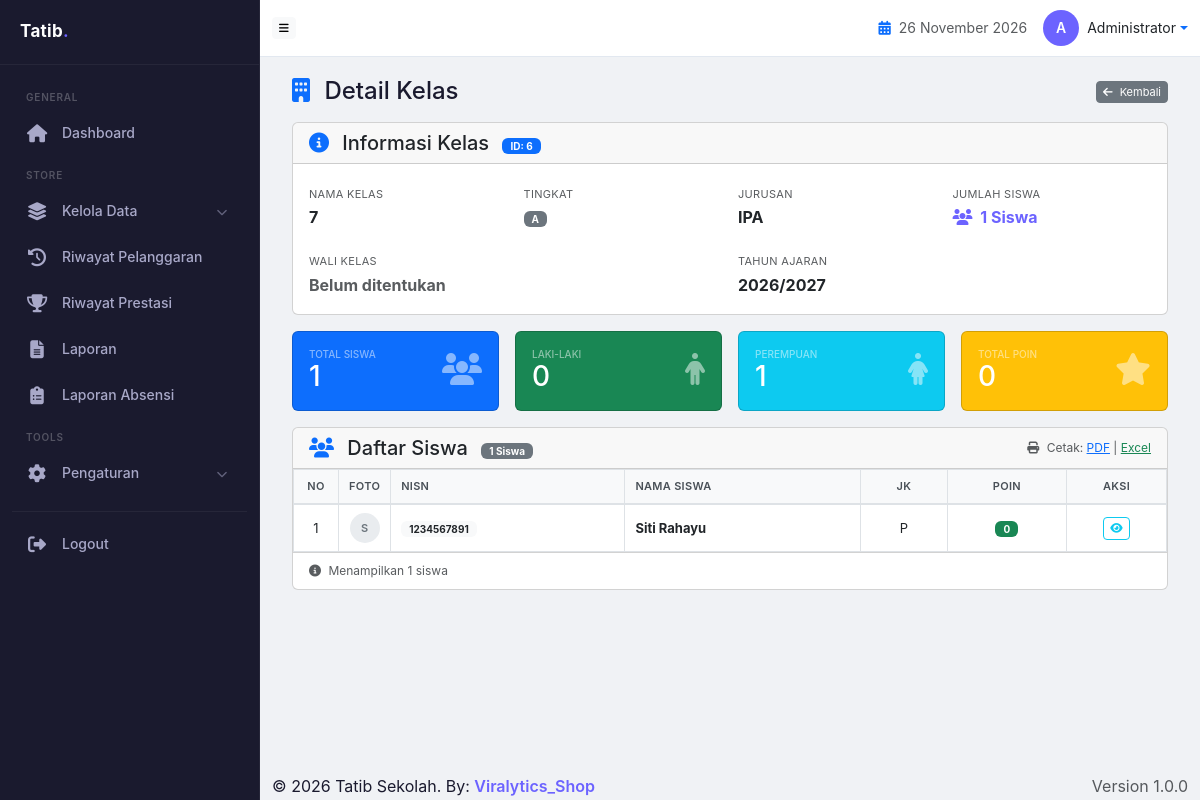
/admin/kelas_detail.php?id=6 (signed in), run on the app's committed database.
### tables this page shows
CREATE TABLE `users` (
  `id` int(11) NOT NULL,
  `username` varchar(50) NOT NULL,
  `password` varchar(255) NOT NULL,
  `nama_lengkap` varchar(100) NOT NULL,
  `nip` varchar(20) DEFAULT NULL,
  `role` enum('admin','guru','bk','walikelas') DEFAULT 'guru',
  `jabatan` varchar(50) DEFAULT NULL,
  `no_hp` varchar(15) DEFAULT NULL,
  `foto` varchar(100) DEFAULT NULL,
  `is_piket` tinyint(1) DEFAULT '0',
  `is_bk` tinyint(1) DEFAULT '0',
  `is_walikelas` tinyint(1) DEFAULT '0',
  `created_at` timestamp NOT NULL DEFAULT CURRENT_TIMESTAMP
);

CREATE TABLE `kelas` (
  `id` int(11) NOT NULL,
  `nama_kelas` varchar(20) NOT NULL,
  `tingkat` varchar(10) DEFAULT NULL,
  `jurusan` varchar(20) DEFAULT NULL,
  `wali_kelas_id` int(11) DEFAULT NULL,
  `tahun_ajaran` varchar(20) DEFAULT NULL,
  `created_at` timestamp NOT NULL DEFAULT CURRENT_TIMESTAMP
);

CREATE TABLE `siswa` (
  `id` int(11) NOT NULL,
  `nisn` varchar(20) NOT NULL,
  `nama_siswa` varchar(100) NOT NULL,
  `kelas_id` int(11) DEFAULT NULL,
  `jenis_kelamin` enum('L','P') DEFAULT NULL,
  `tempat_lahir` varchar(50) DEFAULT NULL,
  `tanggal_lahir` date DEFAULT NULL,
  `alamat` text,
  `no_hp` varchar(15) DEFAULT NULL,
  `poin` int(11) DEFAULT '0',
  `foto` varchar(100) DEFAULT NULL,
  `created_at` timestamp NOT NULL DEFAULT CURRENT_TIMESTAMP
);

### admin/kelas_detail.php (the view, shortened to what the rows shown need)
<?php
include '../includes/config.php';
checkLogin();
$id = isset($_GET['id']) ? (int)$_GET['id'] : 0;
$kelas = getKelasById($id);
$siswa_list = getSiswaByKelas($id);
include '../includes/header.php';
?>
<div class="container-fluid">
    <div class="card mb-3">
        <div class="card-header">
            <h5 class="card-title mb-0">
                <i class="fas fa-info-circle text-primary me-2"></i> Informasi Kelas
                <span class="badge bg-primary ms-2">ID: <?= $kelas['id'] ?></span>
            </h5>
        </div>
        <div class="card-body">
            <div class="row g-3">
                <div class="col-md-3 col-6">
                    <label class="text-muted mb-0" style="font-size: 11px; text-transform: uppercase; letter-spacing: 0.3px;">Nama Kelas</label>
                    <p class="fw-bold mb-0" style="font-size: 16px;"><?= htmlspecialchars($kelas['nama_kelas']) ?></p>
                </div>
                <div class="col-md-3 col-6">
                    <p class="fw-bold mb-0" style="font-size: 16px;">
                        <span class="badge bg-secondary"><?= htmlspecialchars($kelas['tingkat'] ?? '-') ?></span>
                    </p>
                </div>
                <div class="col-md-3 col-6">
                    <label class="text-muted mb-0" style="font-size: 11px; text-transform: uppercase; letter-spacing: 0.3px;">Jurusan</label>
                    <p class="fw-bold mb-0" style="font-size: 16px;"><?= htmlspecialchars($kelas['jurusan'] ?? '-') ?></p>
                </div>
                <div class="col-md-6">
                    <label class="text-muted mb-0" style="font-size: 11px; text-transform: uppercase; letter-spacing: 0.3px;">Tahun Ajaran</label>
                    <p class="fw-bold mb-0" style="font-size: 16px;"><?= htmlspecialchars($kelas['tahun_ajaran'] ?? '-') ?></p>
                </div>
            </div>
        </div>
    </div>
    <div class="card">
        <div class="card-body p-0">
            <div class="table-responsive">
                <table class="table table-bordered table-hover mb-0" id="tableSiswa">
                    <thead class="table-light">
                        <tr>
                            <th width="45" class="text-center">No</th>
                            <th width="45" class="text-center">Foto</th>
                            <th>NISN</th>
                            <th>Nama Siswa</th>
                            <th class="text-center">JK</th>
                            <th class="text-center">Poin</th>
                            <th class="text-center" width="100">Aksi</th>
                        </tr>
                    </thead>
                    <tbody>
                        <?php if (!empty($siswa_list)): ?>
                            <?php $no = 1; foreach ($siswa_list as $siswa): ?>
                                <tr>
                                    <td class="text-center"><?= $no++ ?></td>
                                    <td class="text-center">
                                        <?php if (!empty($siswa['foto']) && file_exists(APP_PATH . 'uploads/siswa/' . $siswa['foto'])): ?>
                                            <img src="<?= APP_URL ?>uploads/siswa/<?= $siswa['foto'] ?>"
                                                 alt="Foto" width="30" height="30"
                                                 style="object-fit: cover; border-radius: 50%;">
                                        <?php else: ?>
                                            <div class="avatar-placeholder" style="width:30px;height:30px;border-radius:50%;background:#e9ecef;display:inline-flex;align-items:center;justify-content:center;color:#6c757d;font-weight:600;font-size:11px;">
                                                <?= strtoupper(substr($siswa['nama_siswa'], 0, 1)) ?>
                                            </div>
                                        <?php endif; ?>
                                    </td>
                                    <td><span class="badge bg-light text-dark" style="font-size: 10px;"><?= htmlspecialchars($siswa['nisn'] ?? '-') ?></span></td>
                                    <td><strong><?= htmlspecialchars($siswa['nama_siswa']) ?></strong></td>
                                    <td class="text-center"><?= $siswa['jenis_kelamin'] == 'L' ? 'L' : 'P' ?></td>
                                    <td class="text-center">
                                        <?php
                                        $poin = (int)$siswa['poin'];
                                        $badge = $poin >= 300 ? 'danger' : ($poin >= 200 ? 'warning' : ($poin >= 100 ? 'info' : 'success'));
                                        ?>
                                        <span class="badge bg-<?= $badge ?>" style="font-size: 10px;"><?= $poin ?></span>
                                    </td>
                                    <td class="text-center">
                                        <a href="<?= APP_URL ?>admin/siswa_detail.php?id=<?= $siswa['id'] ?>"
                                           class="btn btn-outline-info btn-sm"
                                           title="Detail Siswa"
                                           style="padding: 1px 5px; font-size: 10px;">
                                            <i class="fas fa-eye"></i>
                                        </a>
                                    </td>
                                </tr>
                            <?php endforeach; ?>
                        <?php endif; ?>
                    </tbody>
                </table>
            </div>
        </div>
    </div>
</div>
<?php include '../includes/footer.php'; ?>

### includes/header.php (shortened to what the rows shown need)
<?php
$user = getCurrentUser();
?>
<!DOCTYPE html>
<html lang="id">
<head>
    <link href="https://cdn.jsdelivr.net/npm/bootstrap@5.3.0/dist/css/bootstrap.min.css" rel="stylesheet">
    <link href="https://cdnjs.cloudflare.com/ajax/libs/font-awesome/6.4.0/css/all.min.css" rel="stylesheet">
</head>
<body>
    <div class="app-wrapper">
        <div class="main-content">
            <nav class="navbar navbar-custom">
                <div class="container-fluid">
                    <div class="d-flex align-items-center ms-auto">
                        <div class="dropdown">
                            <a href="#" class="d-flex align-items-center text-decoration-none dropdown-toggle" data-bs-toggle="dropdown">
                                <div class="avatar-circle">
                                    <?= strtoupper(substr($user['nama_lengkap'] ?? 'U', 0, 1)) ?>
                                </div>
                                <span class="ms-2 d-none d-md-inline text-dark" style="font-size:14px;">
                                    <?= $user['nama_lengkap'] ?? 'User' ?>
                                </span>
                            </a>
                        </div>
                    </div>
                </div>
            </nav>
            <div class="content-wrapper">

### data on the page
users: nama_lengkap "A", nama_lengkap "Administrator"
kelas: id "6", nama_kelas "7", tingkat "A", jurusan "IPA", tahun_ajaran "2026/2027"
siswa: nama_siswa "S", nisn "1234567891", nama_siswa "Siti Rahayu", jenis_kelamin "P", poin "0"

### other printed values
count($siswa_list) "1"
$l "0"
$p "1"
$total_poin "0"
APP_NAME "Tatib Sekolah"
APP_VERSION "1.0.0"
